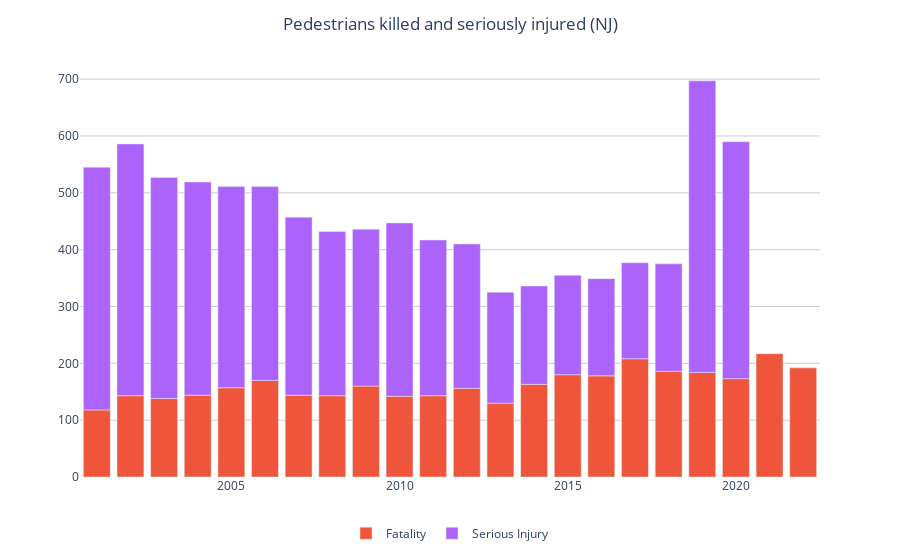

Notebook code for this chart:
### Code cell
ksiy_plot(api, 'Pedestrians killed and seriously injured (NJ)', 'ped-injuries')

### Figure 1 — Plotly figure (JSON) as saved in the notebook; plotly's stock layout.template omitted (floating-point values rounded to 4 significant figures)
{"data": [{"alignmentgroup": "True", "hovertemplate": "%{y:,d}", "legendgroup": "Fatality", "marker": {"color": "#EF553B", "pattern": {"shape": ""}}, "name": "Fatality", "offsetgroup": "Fatality", "orientation": "v", "showlegend": true, "textposition": "auto", "type": "bar", "x": [2001, 2002, 2003, 2004, 2005, 2006, 2007, 2008, 2009, 2010, 2011, 2012, 2013, 2014, 2015, 2016, 2017, 2018, 2019, 2020, 2021, 2022], "xaxis": "x", "y": [118, 143, 138, 144, 157, 170, 144, 143, 160, 142, 143, 156, 130, 163, 180, 178, 208, 186, 184, 173, 217, 192], "yaxis": "y"}, {"alignmentgroup": "True", "hovertemplate": "%{y:,d}", "legendgroup": "Serious Injury", "marker": {"color": "#AB63FA", "pattern": {"shape": ""}}, "name": "Serious Injury", "offsetgroup": "Serious Injury", "orientation": "v", "showlegend": true, "textposition": "auto", "type": "bar", "x": [2001, 2002, 2003, 2004, 2005, 2006, 2007, 2008, 2009, 2010, 2011, 2012, 2013, 2014, 2015, 2016, 2017, 2018, 2019, 2020, 2021, 2022], "xaxis": "x", "y": [427, 443, 389, 375, 354, 341, 313, 289, 276, 305, 274, 254, 195, 173, 175, 171, 169, 189, 513, 417, null, null], "yaxis": "y"}], "layout": {"barmode": "relative", "hovermode": "x", "legend": {"orientation": "h", "title": {"text": ""}, "tracegroupgap": 0, "x": 0.5, "xanchor": "center"}, "margin": {"t": 60}, "plot_bgcolor": "white", "title": {"text": "Pedestrians killed and seriously injured (NJ)", "x": 0.5}, "xaxis": {"anchor": "y", "domain": [0, 1], "title": {"text": ""}}, "yaxis": {"anchor": "x", "domain": [0, 1], "gridcolor": "#ccc", "title": {"text": ""}}}}
